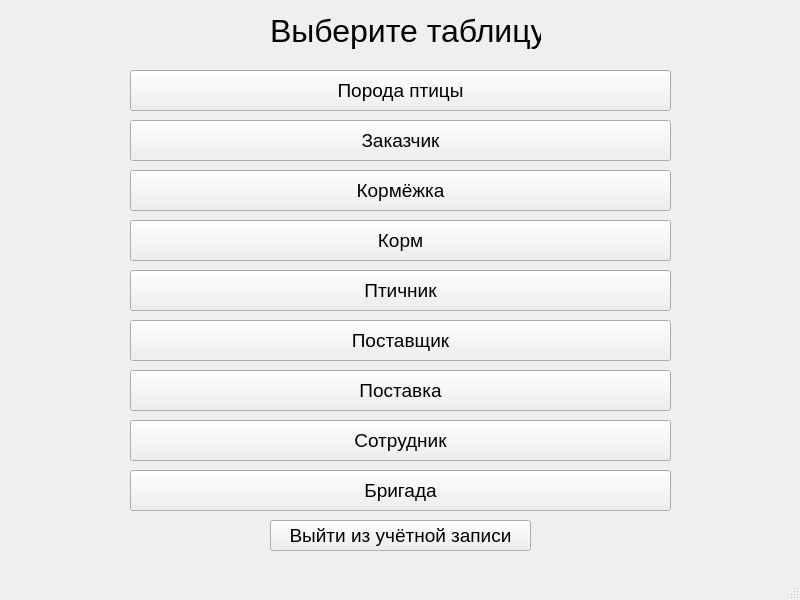
<?xml version="1.0" encoding="UTF-8"?>
<ui version="4.0">
 <class>MainWindow</class>
 <widget class="QMainWindow" name="MainWindow">
  <property name="geometry">
   <rect>
    <x>0</x>
    <y>0</y>
    <width>800</width>
    <height>600</height>
   </rect>
  </property>
  <property name="windowTitle">
   <string>MainWindow</string>
  </property>
  <widget class="QWidget" name="centralwidget">
   <widget class="QPushButton" name="quitButton">
    <property name="geometry">
     <rect>
      <x>270</x>
      <y>520</y>
      <width>261</width>
      <height>31</height>
     </rect>
    </property>
    <property name="font">
     <font>
      <pointsize>14</pointsize>
     </font>
    </property>
    <property name="text">
     <string>Выйти из учётной записи</string>
    </property>
   </widget>
   <widget class="QPushButton" name="birdBreedButton">
    <property name="geometry">
     <rect>
      <x>130</x>
      <y>70</y>
      <width>541</width>
      <height>41</height>
     </rect>
    </property>
    <property name="font">
     <font>
      <pointsize>14</pointsize>
     </font>
    </property>
    <property name="text">
     <string>Порода птицы</string>
    </property>
   </widget>
   <widget class="QPushButton" name="customerButton">
    <property name="geometry">
     <rect>
      <x>130</x>
      <y>120</y>
      <width>541</width>
      <height>41</height>
     </rect>
    </property>
    <property name="font">
     <font>
      <pointsize>14</pointsize>
     </font>
    </property>
    <property name="text">
     <string>Заказчик</string>
    </property>
   </widget>
   <widget class="QPushButton" name="feedingButton">
    <property name="geometry">
     <rect>
      <x>130</x>
      <y>170</y>
      <width>541</width>
      <height>41</height>
     </rect>
    </property>
    <property name="font">
     <font>
      <pointsize>14</pointsize>
     </font>
    </property>
    <property name="text">
     <string>Кормёжка</string>
    </property>
   </widget>
   <widget class="QPushButton" name="foodButton">
    <property name="geometry">
     <rect>
      <x>130</x>
      <y>220</y>
      <width>541</width>
      <height>41</height>
     </rect>
    </property>
    <property name="font">
     <font>
      <pointsize>14</pointsize>
     </font>
    </property>
    <property name="text">
     <string>Корм</string>
    </property>
   </widget>
   <widget class="QPushButton" name="poultryHouseButton">
    <property name="geometry">
     <rect>
      <x>130</x>
      <y>270</y>
      <width>541</width>
      <height>41</height>
     </rect>
    </property>
    <property name="font">
     <font>
      <pointsize>14</pointsize>
     </font>
    </property>
    <property name="text">
     <string>Птичник</string>
    </property>
   </widget>
   <widget class="QPushButton" name="providerButton">
    <property name="geometry">
     <rect>
      <x>130</x>
      <y>320</y>
      <width>541</width>
      <height>41</height>
     </rect>
    </property>
    <property name="font">
     <font>
      <pointsize>14</pointsize>
     </font>
    </property>
    <property name="text">
     <string>Поставщик</string>
    </property>
   </widget>
   <widget class="QPushButton" name="provisionButton">
    <property name="geometry">
     <rect>
      <x>130</x>
      <y>370</y>
      <width>541</width>
      <height>41</height>
     </rect>
    </property>
    <property name="font">
     <font>
      <pointsize>14</pointsize>
     </font>
    </property>
    <property name="text">
     <string>Поставка</string>
    </property>
   </widget>
   <widget class="QPushButton" name="workerButton">
    <property name="geometry">
     <rect>
      <x>130</x>
      <y>420</y>
      <width>541</width>
      <height>41</height>
     </rect>
    </property>
    <property name="font">
     <font>
      <pointsize>14</pointsize>
     </font>
    </property>
    <property name="text">
     <string>Сотрудник</string>
    </property>
   </widget>
   <widget class="QPushButton" name="workerTeamButton">
    <property name="geometry">
     <rect>
      <x>130</x>
      <y>470</y>
      <width>541</width>
      <height>41</height>
     </rect>
    </property>
    <property name="font">
     <font>
      <pointsize>14</pointsize>
     </font>
    </property>
    <property name="text">
     <string>Бригада</string>
    </property>
   </widget>
   <widget class="QLabel" name="label">
    <property name="geometry">
     <rect>
      <x>270</x>
      <y>-20</y>
      <width>271</width>
      <height>101</height>
     </rect>
    </property>
    <property name="font">
     <font>
      <pointsize>24</pointsize>
     </font>
    </property>
    <property name="text">
     <string>Выберите таблицу</string>
    </property>
   </widget>
  </widget>
  <widget class="QMenuBar" name="menubar">
   <property name="geometry">
    <rect>
     <x>0</x>
     <y>0</y>
     <width>800</width>
     <height>22</height>
    </rect>
   </property>
  </widget>
  <widget class="QStatusBar" name="statusbar"/>
 </widget>
 <resources/>
 <connections/>
</ui>
